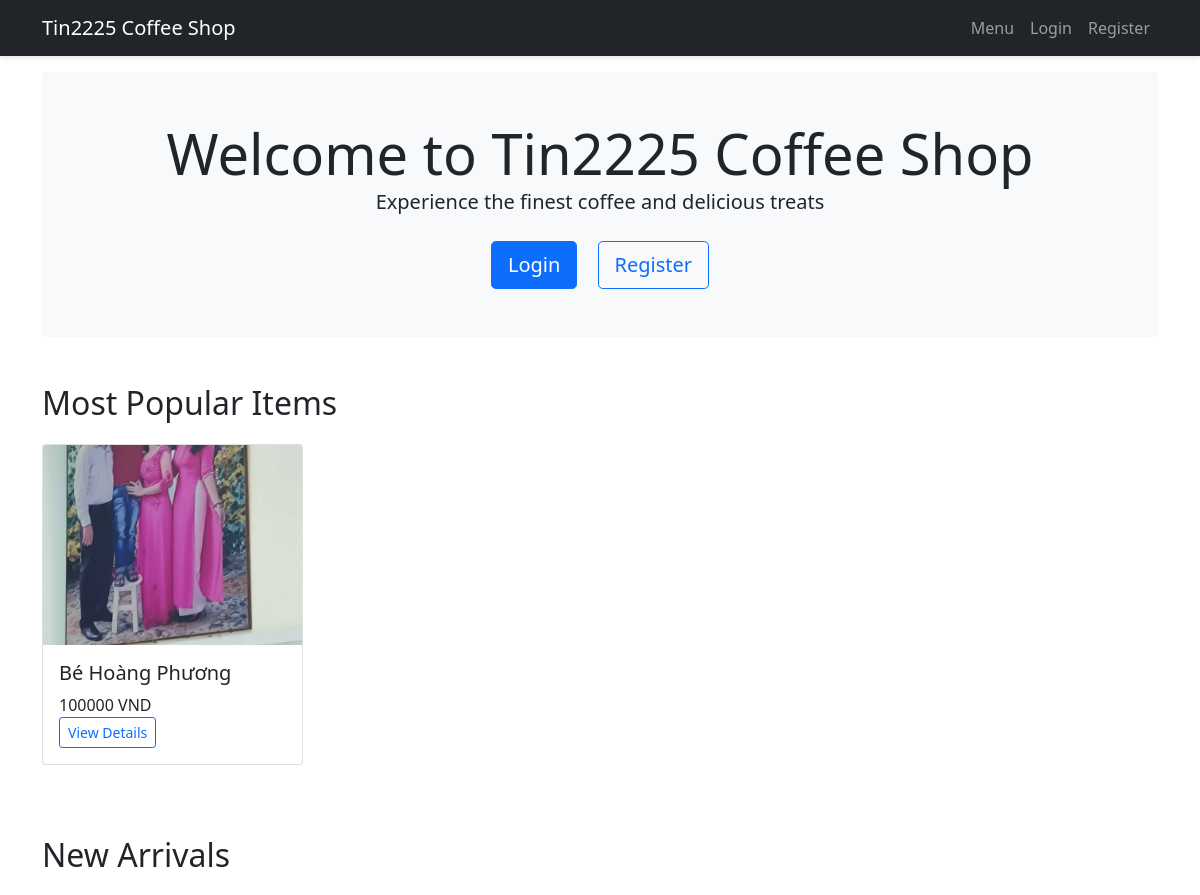
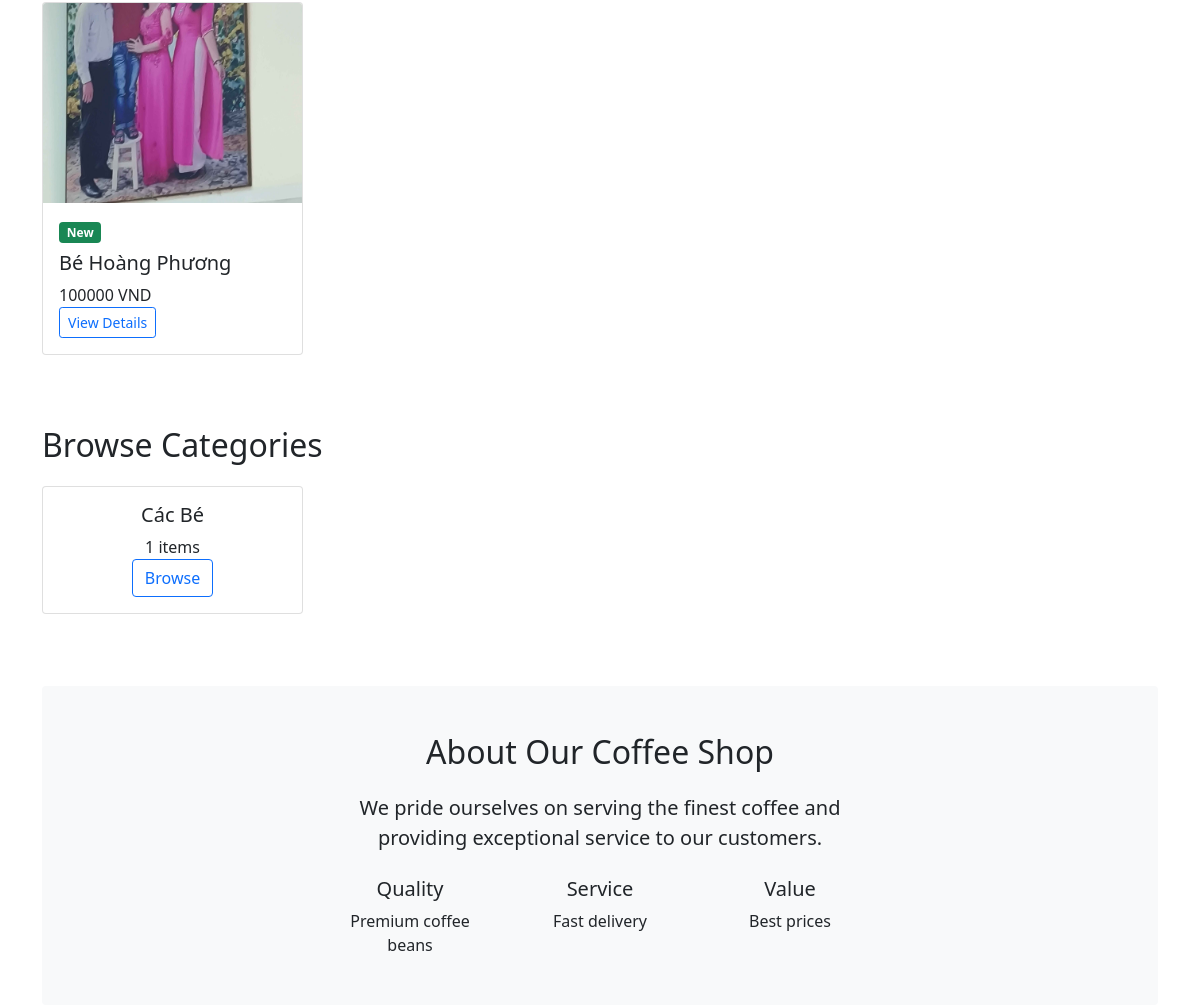
The page / on the database its author committed (2 pictures, top to bottom).
### users/models.py (models this page shows, shortened)
class MenuItem(models.Model):
    name = models.CharField(max_length=100)
    description = models.TextField()
    price = models.DecimalField(max_digits=10, decimal_places=0)
    category = models.CharField(max_length=50)
    image = models.ImageField(upload_to='menu_items/', null=True, blank=True)
    is_available = models.BooleanField(default=True)
    created_at = models.DateTimeField(auto_now_add=True)

### users/views.py (the view)
# urls.py: path('', user_views.home, name='home'),
def home(request):
    thirty_days_ago = timezone.now() - timedelta(days=30)
    hot_items = MenuItem.objects.filter(
        orderitem__order__created_at__gte=thirty_days_ago
    ).annotate(
        total_ordered=Sum('orderitem__quantity')
    ).filter(
        is_available=True
    ).order_by('-total_ordered')[:4]
    seven_days_ago = timezone.now() - timedelta(days=7)
    new_items = MenuItem.objects.filter(
        created_at__gte=seven_days_ago,
        is_available=True
    ).order_by('-created_at')[:4]
    featured_categories = MenuItem.objects.values('category').annotate(
        item_count=Count('id')
    ).order_by('-item_count')[:4]
    context = {
        'hot_items': hot_items,
        'new_items': new_items,
        'featured_categories': featured_categories,
    }
    return render(request, 'users/home.html', context)

### users/context_processors.py (called while the page is built)
def cart_item_count(request):
    if request.user.is_authenticated:
        cart_items = CartItem.objects.filter(user=request.user)
        return {'cart_items': cart_items}
    return {'cart_items': []}

### templates/users/home.html (shortened to what this page needs)
{% extends 'base.html' %}
{% block content %}
<div class="container">
    <div class="py-5 text-center bg-light rounded mb-5">
        <h1 class="display-4">Welcome to Tin2225 Coffee Shop</h1>
        <p class="lead">Experience the finest coffee and delicious treats</p>
        {% if user.is_authenticated %}
            <p>Hello, {{ user.username }}!</p>
            <a href="{% url 'menu-list' %}" class="btn btn-primary btn-lg" style="margin-top: 1rem;">Browse Menu</a>
        {% else %}
            <div class="mt-4">
                <a href="{% url 'login' %}" class="btn btn-primary btn-lg mx-2">Login</a>
                <a href="{% url 'register' %}" class="btn btn-outline-primary btn-lg mx-2">Register</a>
            </div>
        {% endif %}
    </div>
    {% if hot_items %}
    <section class="mb-5">
        <h2 class="mb-4">Most Popular Items</h2>
        <div class="row">
            {% for item in hot_items %}
            <div class="col-md-3 mb-4">
                <div class="card h-100">
                    {% if item.image %}
                    <img src="{{ item.image.url }}" class="card-img-top" alt="{{ item.name }}"
                         style="height: 200px; object-fit: cover;">
                    {% endif %}
                    <div class="card-body">
                        <h5 class="card-title">{{ item.name }}</h5>
                        <p class="card-text">{{ item.price }} VND</p>
                        <div class="d-flex justify-content-between align-items-center">
                            <a href="{% url 'menu-detail' item.id %}" class="btn btn-sm btn-outline-primary">View Details</a>
                        </div>
                    </div>
                </div>
            </div>
            {% endfor %}
        </div>
    </section>
    {% endif %}
    {% if new_items %}
    <section class="mb-5">
        <h2 class="mb-4">New Arrivals</h2>
        <div class="row">
            {% for item in new_items %}
            <div class="col-md-3 mb-4">
                <div class="card h-100">
                    {% if item.image %}
                    <img src="{{ item.image.url }}" class="card-img-top" alt="{{ item.name }}"
                         style="height: 200px; object-fit: cover;">
                    {% endif %}
                    <div class="card-body">
                        <span class="badge bg-success mb-2">New</span>
                        <h5 class="card-title">{{ item.name }}</h5>
                        <p class="card-text">{{ item.price }} VND</p>
                        <div class="d-flex justify-content-between align-items-center">
                            <a href="{% url 'menu-detail' item.id %}" class="btn btn-sm btn-outline-primary">View Details</a>
                        </div>
                    </div>
                </div>
            </div>
            {% endfor %}
        </div>
    </section>
    {% endif %}
    {% if featured_categories %}
    <section class="mb-5">
        <h2 class="mb-4">Browse Categories</h2>
        <div class="row">
            {% for category in featured_categories %}
            <div class="col-md-3 mb-4">
                <div class="card text-center h-100">
                    <div class="card-body">
                        <h5 class="card-title">{{ category.category }}</h5>
                        <p class="card-text">{{ category.item_count }} items</p>
                        <a href="{% url 'menu-list' %}?category={{ category.category }}"
                           class="btn btn-outline-primary">Browse</a>
                    </div>
                </div>
            </div>
            {% endfor %}
        </div>
    </section>
    {% endif %}
    <section class="py-5 bg-light rounded">
        <div class="row">
            <div class="col-md-6 offset-md-3 text-center">
                <h2 class="mb-4">About Our Coffee Shop</h2>
                <p class="lead">We pride ourselves on serving the finest coffee and providing exceptional service to our customers.</p>
                <div class="row mt-4">
                    <div class="col-4">
                        <h3 class="h5">Quality</h3>
                        <p>Premium coffee beans</p>
                    </div>
                    <div class="col-4">
                        <h3 class="h5">Service</h3>
                        <p>Fast delivery</p>
                    </div>
                    <div class="col-4">
                        <h3 class="h5">Value</h3>
                        <p>Best prices</p>
                    </div>
                </div>
            </div>
        </div>
    </section>
</div>
{% endblock %}

### templates/base.html (style rules this page uses)
*, *::before, *::after { box-sizing: border-box; }
html { -moz-text-size-adjust: none; -webkit-text-size-adjust: none; text-size-adjust: none; }
body, h1, h2, h3, h4, p, figure, blockquote, dl, dd { margin-block-end: 0; }
body { min-height: 100vh; line-height: 1.5; }
h1, h2, h3, h4, button, input, label { line-height: 1.1; }
h1, h2, h3, h4 { text-wrap: balance; }
img, picture { max-width: 100%; display: block; }
body { padding-top: 4.5rem; }

### rows shown on the page
MenuItem: image (picture), name "Bé Hoàng Phương", price "100000", category "Các Bé", item_count "1"
